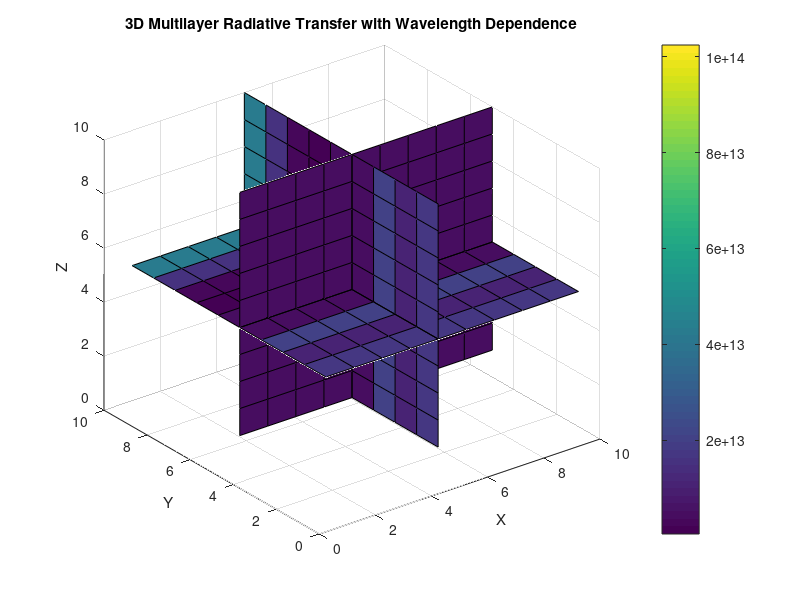

This chart was generated by the following MATLAB code:
% Multilayer Radiative Transfer with 3D and Wavelength Dependence

% Constants
h = 6.626e-34;    % Planck's constant (Joule second)
c = 3e8;          % Speed of light (m/s)
k_B = 1.38e-23;   % Boltzmann constant (Joule/Kelvin)
sigma = 5.67e-8;  % Stefan-Boltzmann constant (Watt/(m^2*K^4))

% Parameters
n_layers = 10;    % Number of layers
L = 1;            % Thickness of the multilayer medium (m)
dx = L / n_layers; % Spatial discretization
albedo = 0.3;     % Albedo of the surface

% Wavelengths
lambda = linspace(1e-6, 5e-6, 100);  % Wavelength range (m)

% Initialize temperature array for each layer
T_layers = rand(1, n_layers) * 100 + 273;  % Random initial temperatures in Kelvin

% Initialize material properties
emissivity_layers = rand(1, n_layers);      % Random emissivity values
absorptivity_layers = rand(1, n_layers);    % Random absorptivity values

% Initialize 3D temperature array
T_3D = zeros(n_layers, n_layers, n_layers);

% Calculate radiative transfer in 3D
for k = 1:n_layers
    for j = 1:n_layers
        for i = 1:n_layers
            % Calculate Planck radiation spectrum for each wavelength
            B = (2 * h * c^2) ./ (lambda.^5) .* (1 ./ (exp((h * c) ./ (lambda * k_B * T_layers(i))) - 1));
            
            % Calculate net radiative flux based on emissivity, absorptivity, and albedo
            net_radiative_flux = (1 - albedo) * (absorptivity_layers(i) * sum(B) - emissivity_layers(i) * sigma * T_3D(i, j, k)^4);
            
            % Accumulate net radiative flux
            net_radiative_flux_layer = sum(net_radiative_flux) * dx / (4 * sigma);
            
            % Update temperature based on the accumulated net radiative flux
            T_3D(i, j, k) = T_3D(i, j, k) + net_radiative_flux_layer;
        end
    end
end

% Visualize temperature in 3D
[x, y, z] = meshgrid(1:n_layers, 1:n_layers, 1:n_layers);
figure;
slice(x, y, z, T_3D, n_layers/2, n_layers/2, n_layers/2);
xlabel('X');
ylabel('Y');
zlabel('Z');
title('3D Multilayer Radiative Transfer with Wavelength Dependence');
colorbar;

